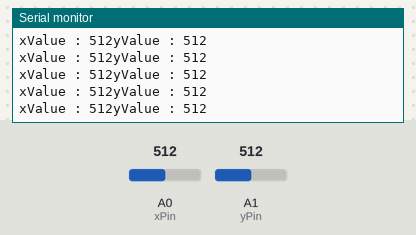
Bench run of a sketch on a simulated Arduino Uno, built with avr-gcc and run on an emulated ATmega328P. Shown: the last lines printed to the serial monitor. The test bench sets the inputs (shaded band); at power-on: A0 (xPin) = 512, A1 (yPin) = 512.

Above: at 5.7 s.
5.8 s: A0 (xPin) set to 104
At 6.4 s:
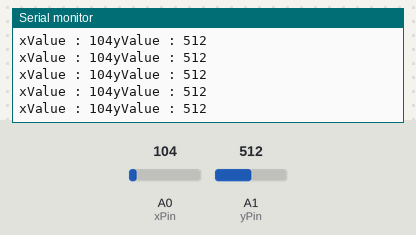
8.8 s: A0 (xPin) set to 93
At 9.9 s:
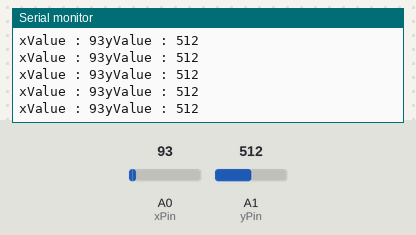
14.8 s: A1 (yPin) set to 987
At 15.6 s:
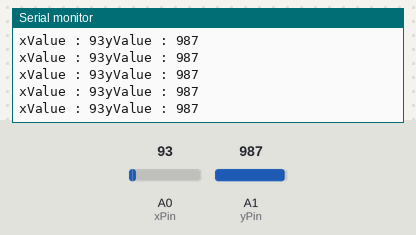
17.8 s: A1 (yPin) set to 1008
At 18.7 s:
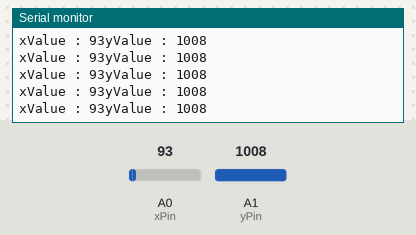
Timing chart, 0 to 20.8 s (numbered marks = the images above; inputs shaded):
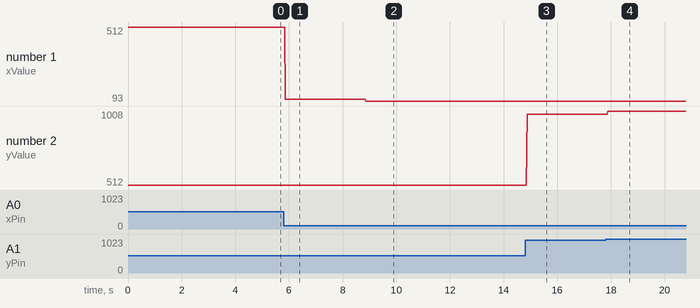

The sketch:

Joystick.ino
```cpp
int xPin = A0; // define the Pin input in joystic on the arduino and give it analog pin for x direction.
int yPin = A1; // define the Pin input in joystic on the arduino and give it analog pin for y direction.

int xValue; // define variable to save the value of xPin in her.
int yValue; // define variable to save the value of yPin in her.


void setup() {
  // put your setup code here, to run once:
  pinMode(xPin, INPUT); // define the pin as an input pin.
  pinMode(yPin, INPUT); // define the pin as an input pin.
  Serial.begin(9600);

}

void loop() {
  // put your main code here, to run repeatedly:
  xValue = analogRead(xPin); // define it as a variable whose input has an analog value.
  yValue = analogRead(yPin); // define it as a variable whose input has an analog value.
  Serial.print("xValue : ");
  Serial.print(xValue);
  Serial.print("yValue : ");
  Serial.println(yValue);
}
```

Measured:
- after the input at 5.8 s, the serial monitor: prints a new line after 0.07 s (image 1)
- after the input at 8.8 s, the serial monitor: prints a new line after 0.07 s (image 2)
- after the input at 14.8 s, the serial monitor: prints a new line after 0.08 s (image 3)
- after the input at 17.8 s, the serial monitor: prints a new line after 0.09 s (image 4)
- plotted number 1: 512 → 104 after the input at 5.8 s, 104 → 93 after the input at 8.8 s
- plotted number 2: 512 → 987 after the input at 14.8 s, 987 → 1008 after the input at 17.8 s
